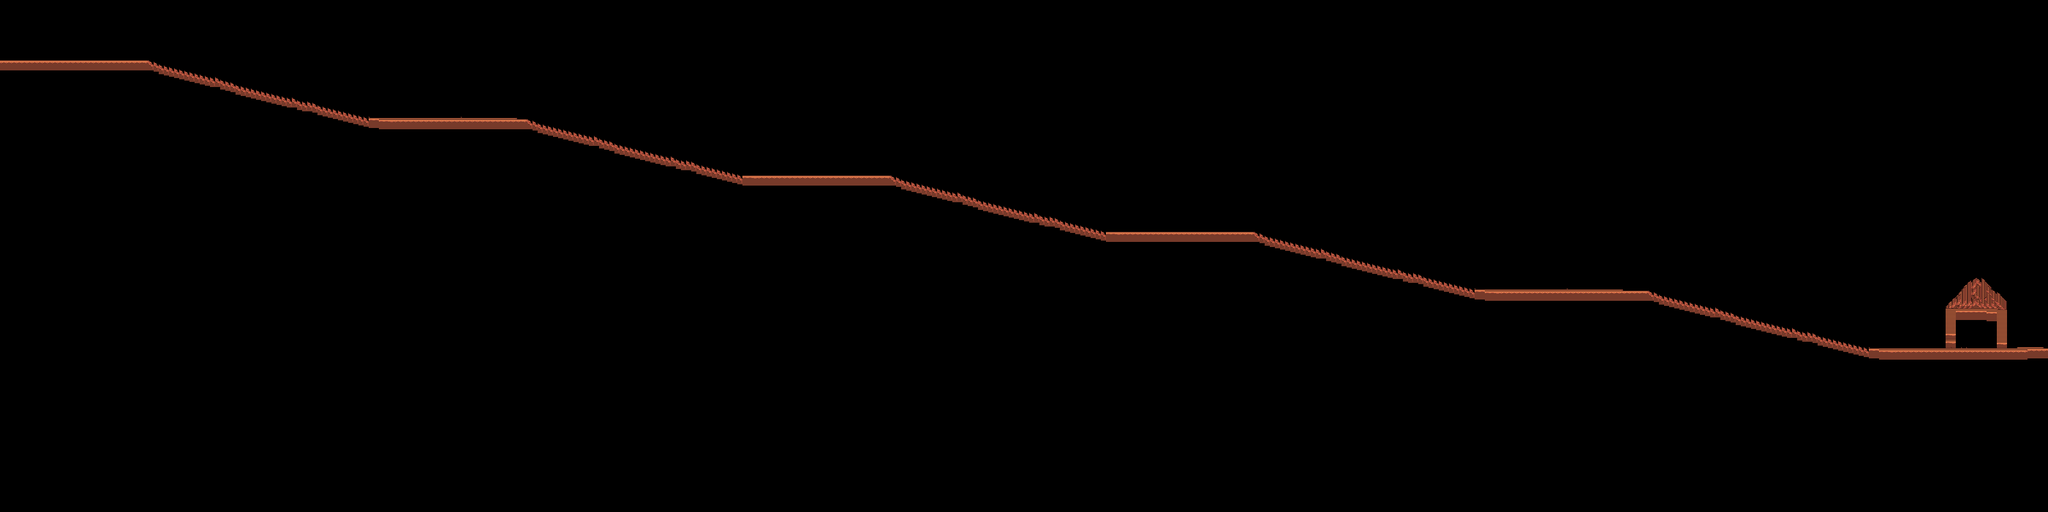

This game map was drawn from its Tiled (.tmx) file and the tilesets committed beside it. A one-line description and the trimmed map source follow:
An orthogonal 400x400 tile map with 8x2 px tiles, 1 tile layer (Tile Layer 1).

<map version="1.0" orientation="orthogonal" renderorder="right-down" width="400" height="400" tilewidth="8" tileheight="2" nextobjectid="1">
 <tileset firstgid="1" name="tiles-1" tilewidth="16" tileheight="16" tilecount="68">
  <image source="tiles-1.png" width="272" height="64" />
 </tileset>
 <layer name="Tile Layer 1" width="400" height="400">
  <data>[160000 cells, 670 non-empty, 4 distinct tile ids]</data>
 </layer>
</map>
